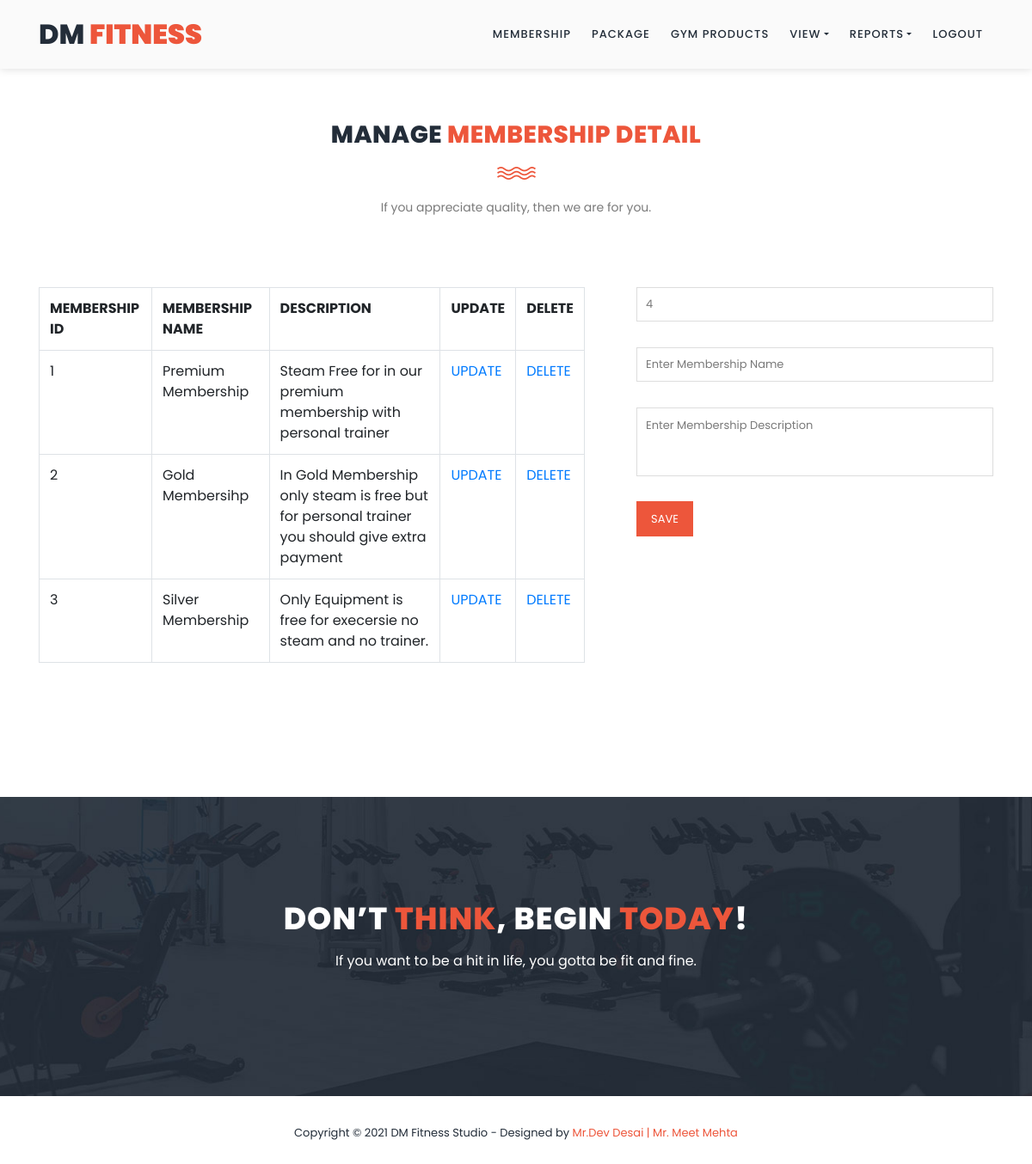
Page /admin_manage_membership.php on the committed database.
### tables this page shows
CREATE TABLE IF NOT EXISTS `membership_detail` (
  `membership_id` int(10) NOT NULL,
  `membership_name` varchar(50) NOT NULL,
  `description` varchar(200) NOT NULL,
  PRIMARY KEY (`membership_id`)
);

### admin_manage_membership.php (the view, shortened to what this page needs)
<?php
include("admin_header.php");
$res1=mysql_query("select max(membership_id) from membership_detail");
$mid=0;
while($r1=mysql_fetch_array($res1))
{
	$mid=$r1[0];
}
$mid++;
?>
    <section class="section" id="our-classes">
        <div class="container">
            <div class="row">
                <div class="col-lg-6 offset-lg-3">
                    <div class="section-heading">
                        <h2>MANAGE <em>MEMBERSHIP DETAIL</em></h2>
                        <img src="assets/images/line-dec.png" alt="">
                        <p>If you appreciate quality, then we are for you.</p>
                    </div>
                </div>
            </div>
            <div class="row" id="tabs">
              <div class="col-lg-7">
                <?php
				$qur=mysql_query("select * from membership_detail");
				if(mysql_num_rows($qur)>0)
				{
					echo "<table class='table table-bordered'>
							<tr>
								<th>MEMBERSHIP ID</th>
								<th>MEMBERSHIP NAME</th>
								<th>DESCRIPTION</th>
								<th>UPDATE</th>
								<th>DELETE</th>
							</tr>";
					while($q=mysql_fetch_array($qur))
					{
						echo "<tr>";
						echo "<td>$q[0]</td>";
						echo "<td>$q[1]</td>";
						echo "<td>$q[2]</td>";
						echo "<td><a href='admin_manage_membership.php?umid=$q[0]'>UPDATE</a></td>";
						echo "<td><a href='admin_manage_membership.php?dmid=$q[0]'>DELETE</a></td>";
						echo "</tr>";
					}
					echo "</table>";
				}else{
					echo "<h2>No Record Found</h2>";
				}
				?>
              </div>
              <div class="col-lg-5">
                <section class='tabs-content'>
                  <div class="contact-form">
                        <form name="form1" method="post">
                          <div class="row">
                            <div class="col-md-12 col-sm-12">
                              <fieldset>
                                <input name="txtmid" type="text" value="<?php echo $mid; ?>" readonly>
                              </fieldset>
                            </div>
                            <div class="col-md-12 col-sm-12">
                              <fieldset>
                                <input name="txtname" type="text" placeholder="Enter Membership Name" value="<?php echo $mname1; ?>">
                              </fieldset>
                            </div>
                            <div class="col-lg-12">
                              <fieldset>
                                <textarea name="txtdesc" rows="3" placeholder="Enter Membership Description" ><?php echo $desc1; ?></textarea>
                              </fieldset>
                            </div>
                            <div class="col-lg-12">
                              <fieldset>
							  <?php
							  if(isset($_REQUEST['umid']))
							  {
								?>
									<button type="submit" name="btnupdate" class="main-button" onclick="return validation();">UPDATE</button>
								<?php
							  }else{
							  ?>
                                <button type="submit" name="btnsave" class="main-button" onclick="return validation();">SAVE</button>
							<?php
								}
							?>
                              </fieldset>
                            </div>
                          </div>
                        </form>
                    </div>
                </section>
              </div>
            </div>
        </div>
    </section>
    <section class="section" id="call-to-action">
        <div class="container">
            <div class="row">
                <div class="col-lg-10 offset-lg-1">
                    <div class="cta-content">
                        <h2>Don’t <em>think</em>, begin <em>today</em>!</h2>
                        <p>If you want to be a hit in life, you gotta be fit and fine.</p>
                    </div>
                </div>
            </div>
        </div>
    </section>
<?php
include("footer.php");
?>

### assets/css/templatemo-training-studio.css (style rules this page uses)
html, body, div, span, applet, object, iframe, h1, h2, h3, h4, h5, h6, p, blockquote, div pre, a, abbr, acronym, address, big, cite, code, del, dfn, em, font, img, ins, kbd, q, s, samp, small, strike, strong, sub, sup, tt, var, b, u, i, center, dl, dt, dd, ol, ul, li, figure, header, nav, section, article, aside, footer, figcaption { margin: 0; padding: 0; border: 0; outline: 0; }
header, nav, section, article, aside, footer, hgroup { display: block; }
* { box-sizing: border-box; }
html, body { font-family: 'Poppins', sans-serif; font-weight: 400; background-color: #fff; font-size: 16px; -ms-text-size-adjust: 100%; -webkit-font-smoothing: antialiased; -moz-osx-font-smoothing: grayscale; }
a { text-decoration: none !important; }
h1, h2, h3, h4, h5, h6 { margin-top: 0px; margin-bottom: 0px; }
p { font-size: 14px; line-height: 25px; color: #7a7a7a; }
html, body { background: #fff; font-family: 'Poppins', sans-serif; }
.section-heading { text-align: center; margin-top: 140px; margin-bottom: 80px; }
.section-heading h2 { font-size: 28px; font-weight: 800; color: #232d39; text-transform: uppercase; letter-spacing: 0.5px; margin-top: 0px; margin-bottom: 0px; }
.section-heading h2 em { font-style: normal; color: #ed563b; }
.section-heading img { margin: 20px auto; }
#call-to-action { padding: 120px 0px; background-image: url(../images/cta-bg.jpg); background-position: center center; background-repeat: no-repeat; background-size: cover; text-align: center; }
.cta-content h2 { font-size: 36px; text-transform: uppercase; font-weight: 800; color: #fff; letter-spacing: 1px; }
.cta-content h2 em { font-style: normal; color: #ed563b; }
.cta-content p { font-size: 16px; color: #fff; margin: 15px 0px 25px 0px; }
#our-classes { margin-bottom: 140px; }
.tabs-content { margin-left: 30px; text-align: left; display: inline-block; transition: all 0.3s; }
.contact-form input[type="text"], .contact-form input[type="password"], .contact-form input[type="date"], .contact-form input[type="email"], .contact-form input[type="number"], .contact-form textarea, .contact-form select { color: #7a7a7a; font-size: 13px; border: 1px solid #ddd; background-color: #fff; width: 100%; height: 40px; outline: none; line-height: 40px; padding: 0px 10px; margin-bottom: 30px; }
.contact-form textarea { height: 80px; resize: none; }
.contact-form ::placeholder { color: #7a7a7a; }
.contact-form button { display: inline-block; font-size: 13px; padding: 11px 17px; background-color: #ed563b; color: #fff; text-align: center; font-weight: 400; text-transform: uppercase; transition: all .3s; border: none; outline: none; margin-top: -8px; }

### rows in the picture
membership_detail: membership_id "1", membership_name "Premium Membership", description "Steam Free for in our premium membership with personal trainer"
membership_detail: membership_id "2", membership_name "Gold Membersihp", description "In Gold Membership only steam is free but for personal trainer you should give extra payment"
membership_detail: membership_id "3", membership_name "Silver Membership", description "Only Equipment is free for execersie no steam and no trainer."
